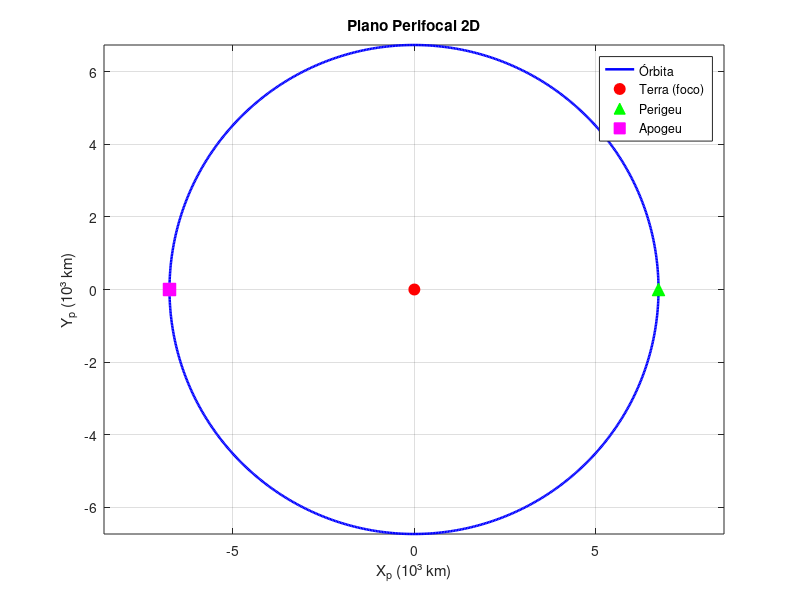
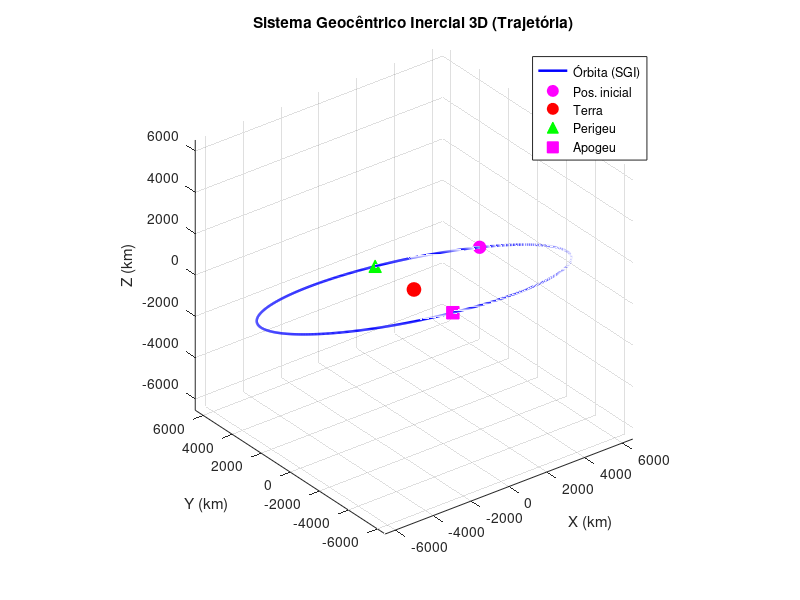
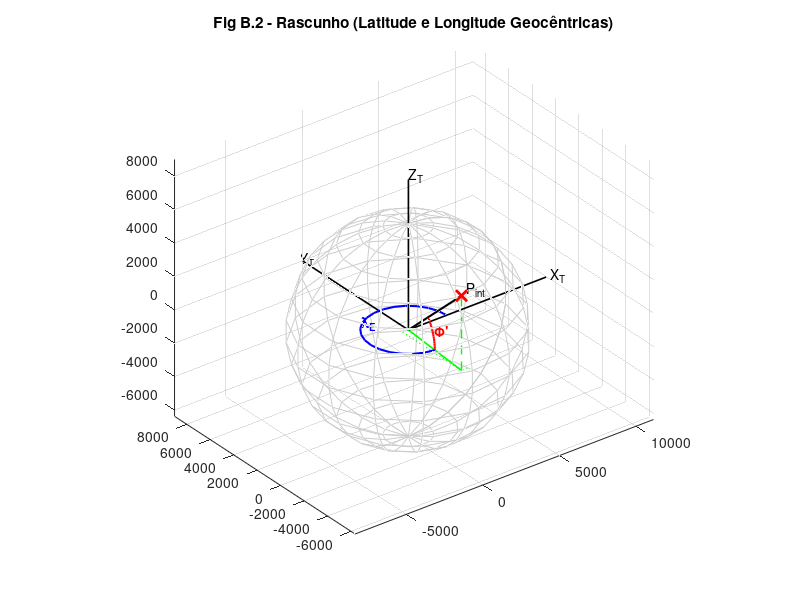
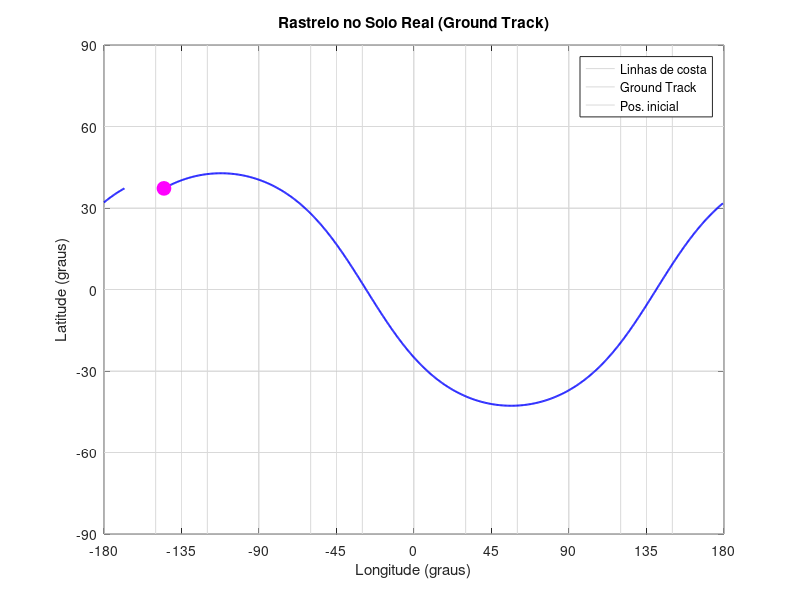

Write MATLAB code to recreate these figures, in order.
clear; clc; close all;

% =========================================================================
% 1. DADOS DE ENTRADA E CONSTANTES
% =========================================================================

% TODO: revisar - dados abaixo eram de rascunho/teste anterior (verificar origem)
% r = [8228 389 6888];      % Posição inicial (km)
% v = [-0.7 6.6 -0.6];      % Velocidade inicial (km/s)

% Dados do enunciado (problema2-gnc.profGil.pdf)
r = [-375.12842 -5011.13118 4469.62763];  % Posição inicial (km)
v = [7.471975   -1.529935   -1.077989];   % Velocidade inicial (km/s)

mi          = 3.986e5;          % Parâmetro gravitacional da Terra (km^3/s^2)
Raio_T      = 6378.137;         % Raio equatorial da Terra (km)
omega_terra = 7.292115e-5;      % Velocidade angular da Terra (rad/s)

norm_r = norm(r);
norm_v = norm(v);

% =========================================================================
% 2. ELEMENTOS ORBITAIS CLÁSSICOS (EOC / COE)
% =========================================================================
epsilon = (norm_v^2 / 2) - (mi / norm_r);   % Energia específica (km^2/s^2)
a       = -mi / (2 * epsilon);               % Semieixo maior (km)

exc       = (1/mi) * ((norm_v^2 - mi/norm_r) * r - dot(r, v) * v);  % Vetor excentricidade
norma_exc = norm(exc);                       % Excentricidade (adimensional)

h     = cross(r, v);                         % Momento angular específico (km^2/s)
h_mag = norm(h);
p     = h_mag^2 / mi;                        % Semi-latus rectum (km)

K     = [0 0 1];
inc   = acosd(dot(K, h) / h_mag);           % Inclinação (graus)

n     = cross(K, h);                         % Vetor nó ascendente
i_vec = [1 0 0];

% RAAN (Ascensão Reta do Nó Ascendente)
ARNA = acosd(dot(i_vec, n) / norm(n));
if n(2) < 0, ARNA = 360.0 - ARNA; end

% Argumento do Perigeu (omega)
OMEGA = acosd(dot(n, exc) / (norm(n) * norma_exc));
if exc(3) < 0, OMEGA = 360.0 - OMEGA; end

% Anomalia Verdadeira inicial
NI = acosd(dot(exc, r) / (norma_exc * norm_r));
if dot(r, v) < 0, NI = 360.0 - NI; end

% Grandezas derivadas
rp  = p / (1 + norma_exc);             % Raio do perigeu (km)
ra  = p / (1 - norma_exc);             % Raio do apogeu (km)
n_medio = sqrt(mi / a^3);              % Movimento médio (rad/s)
T   = 2 * pi / n_medio;               % Período orbital (s)

% =========================================================================
% 3. IMPRESSÃO DOS EOC NO COMMAND WINDOW (Item 1 do enunciado)
% =========================================================================
fprintf('\n==========================================================\n');
fprintf('       ELEMENTOS ORBITAIS CLÁSSICOS (EOC)\n');
fprintf('==========================================================\n');
fprintf('  Semieixo maior           a   = %12.4f  km\n',   a);
fprintf('  Excentricidade           e   = %12.6f\n',       norma_exc);
fprintf('  Inclinação               i   = %12.4f  graus\n',inc);
fprintf('  RAAN (Omega maiúsculo)   Ω   = %12.4f  graus\n',ARNA);
fprintf('  Arg. do Perigeu          ω   = %12.4f  graus\n',OMEGA);
fprintf('  Anomalia Verdadeira ini. ν₀  = %12.4f  graus\n',NI);
fprintf('----------------------------------------------------------\n');
fprintf('  Semi-latus rectum        p   = %12.4f  km\n',   p);
fprintf('  Raio do perigeu          rp  = %12.4f  km\n',   rp);
fprintf('  Raio do apogeu           ra  = %12.4f  km\n',   ra);
fprintf('  Alt. perigeu (aprox.)        = %12.4f  km\n',   rp - Raio_T);
fprintf('  Alt. apogeu  (aprox.)        = %12.4f  km\n',   ra - Raio_T);
fprintf('  Período orbital          T   = %12.2f  s\n',    T);
fprintf('  Momento angular          |h| = %12.4f  km²/s\n',h_mag);
fprintf('==========================================================\n\n');

% =========================================================================
% 4. GERAÇÃO DA ÓRBITA NO PLANO PERIFOCAL
% =========================================================================
ni_vetor = linspace(0, 2*pi, 1000);
r_polar  = p ./ (1 + norma_exc * cos(ni_vetor));

% Coordenadas no plano orbital (X_perifocal, Y_perifocal)
Ppolar = [r_polar .* cos(ni_vetor); r_polar .* sin(ni_vetor); zeros(1, length(ni_vetor))];

% Pontos especiais: perigeu (ni=0) e apogeu (ni=pi)
r_perigeu = p / (1 + norma_exc);
r_apogeu  = p / (1 - norma_exc);
P_perigeu = [r_perigeu; 0; 0];
P_apogeu  = [-r_apogeu; 0; 0];

% =========================================================================
% 5. ROTAÇÃO DO PLANO PERIFOCAL PARA O SGI (Inercial)
% =========================================================================
% Matrizes de rotação padrão (Perifocal -> Inercial)
R_ARNA  = [cosd(ARNA) -sind(ARNA) 0; sind(ARNA) cosd(ARNA) 0; 0 0 1];
R_inc   = [1 0 0; 0 cosd(inc) -sind(inc); 0 sind(inc) cosd(inc)];
R_omega = [cosd(OMEGA) -sind(OMEGA) 0; sind(OMEGA) cosd(OMEGA) 0; 0 0 1];

% Matriz de transformação combinada (verificado numericamente: correta)
Q = R_ARNA * R_inc * R_omega;

% Órbita completa em SGI
Pxyz = Q * Ppolar;
rx   = Pxyz(1, :);
ry   = Pxyz(2, :);
rz   = Pxyz(3, :);

% Perigeu e apogeu em SGI
sgi_perigeu = Q * P_perigeu;
sgi_apogeu  = Q * P_apogeu;

% =========================================================================
% 6. CÁLCULO DE LATITUDE E LONGITUDE (C/ ROTAÇÃO DA TERRA)
% =========================================================================
lat = atan2d(rz, sqrt(rx.^2 + ry.^2));

% Tempo de voo desde o perigeu para cada ponto (Equação de Kepler)
E_vetor = 2 * atan(sqrt((1 - norma_exc)/(1 + norma_exc)) * tan(ni_vetor/2));
M_vetor = E_vetor - norma_exc * sin(E_vetor);
t       = M_vetor / n_medio;
t(t < 0) = t(t < 0) + 2*pi/n_medio;   % Ajuste de tempo negativo

% TODO: revisar - longitude estava em [0, 360]; ajustado para [-180, 180] para
%                 compatibilidade com mapas padrão (mapa-mundi)
% lon = atan2d(ry, rx) - rad2deg(omega_terra * t);
% lon = mod(lon, 360);   % TODO: revisar - mod para [0,360] causava artefato visual

lon = atan2d(ry, rx) - rad2deg(omega_terra * t);
lon = mod(lon + 180, 360) - 180;   % Intervalo [-180°, 180°]

% Tratar descontinuidades de longitude para plotagem contínua
% Inserir NaN onde o salto é maior que 180° (wrap-around do mapa)
dlon       = abs(diff(lon));
idx_breaks = find(dlon > 180);
lon_plot   = lon;
lat_plot   = lat;
lon_plot(idx_breaks) = NaN;
lat_plot(idx_breaks) = NaN;

% =========================================================================
% 7. GRÁFICOS
% =========================================================================

% --- Gráfico 1: Plano 2D Perifocal ---
figure(1);
plot(Ppolar(1,:)/1e3, Ppolar(2,:)/1e3, 'b-', 'LineWidth', 1.8); hold on; grid on; axis equal;
plot(0, 0, 'ro', 'MarkerSize', 8, 'MarkerFaceColor', 'r');           % Terra (foco)
plot(P_perigeu(1)/1e3, P_perigeu(2)/1e3, 'g^', 'MarkerSize', 9, 'MarkerFaceColor', 'g'); % Perigeu
plot(P_apogeu(1)/1e3,  P_apogeu(2)/1e3,  'ms',  'MarkerSize', 9, 'MarkerFaceColor', 'm'); % Apogeu
legend('Órbita', 'Terra (foco)', 'Perigeu', 'Apogeu', 'Location', 'best');
title('Plano Perifocal 2D');
xlabel('X_p (10³ km)'); ylabel('Y_p (10³ km)');
hold off;

% --- Gráfico 2: Órbita em 3D (SGI) ---
figure(2);
plot3(rx, ry, rz, 'b-', 'LineWidth', 1.8); hold on; grid on; axis equal; view(3);
plot3(r(1), r(2), r(3), 'mo', 'MarkerSize', 9, 'MarkerFaceColor', 'm');          % Posição inicial
plot3(0, 0, 0, 'ro', 'MarkerSize', 10, 'MarkerFaceColor', 'r');                  % Terra
plot3(sgi_perigeu(1), sgi_perigeu(2), sgi_perigeu(3), 'g^', ...
      'MarkerSize', 9, 'MarkerFaceColor', 'g');                                   % Perigeu
plot3(sgi_apogeu(1),  sgi_apogeu(2),  sgi_apogeu(3),  'ms', ...
      'MarkerSize', 9, 'MarkerFaceColor', 'm');                                    % Apogeu
legend('Órbita (SGI)', 'Pos. inicial', 'Terra', 'Perigeu', 'Apogeu', 'Location', 'best');
title('Sistema Geocêntrico Inercial 3D (Trajetória)');
xlabel('X (km)'); ylabel('Y (km)'); zlabel('Z (km)');
hold off;

% --- Gráfico 3: Rascunho do Sistema Cartesiano Terrestre (Fig. B.2 do Apêndice) ---
figure(3);
hold on; grid on; axis equal; view(3);

% Esfera simplificada para representar a Terra
[X_esf, Y_esf, Z_esf] = sphere(15);
mesh(X_esf*Raio_T, Y_esf*Raio_T, Z_esf*Raio_T, 'EdgeColor', [0.8 0.8 0.8], 'FaceColor', 'none');

% Eixos coordenados fixos
max_ax = 9000;
plot3([0 max_ax], [0 0], [0 0], 'k', 'LineWidth', 1.2);
plot3([0 0], [0 max_ax], [0 0], 'k', 'LineWidth', 1.2);
plot3([0 0], [0 0], [0 max_ax], 'k', 'LineWidth', 1.2);
text(max_ax+300, 0, 0, 'X_T');
text(0, max_ax+300, 0, 'Y_T');
text(0, 0, max_ax+300, 'Z_T');

% Ponto inicial P_int e vetor posição
px = r(1); py = r(2); pz = r(3);
plot3([0 px], [0 py], [0 pz], 'k-', 'LineWidth', 1.5);
plot3(px, py, pz, 'rx', 'MarkerSize', 8, 'LineWidth', 2);
text(px+300, py, pz+300, 'P_{int}');

% Linhas de projeção geométrica
plot3([0 px], [0 py], [0 0], 'g-',  'LineWidth', 1.2);   % Projeção no plano XY
plot3([px px], [py py], [0 pz], 'g--', 'LineWidth', 1);  % Componente Z
plot3([px px], [0 py], [0 0], 'g:',  'LineWidth', 1);    % Linha paralela a Y
plot3([0 px], [py py], [0 0], 'g:',  'LineWidth', 1);    % Linha paralela a X

% Arcos indicativos de Latitude e Longitude
r_arco         = 2500;
lambda_E_rad   = atan2(py, px);
if lambda_E_rad < 0, lambda_E_rad = 2*pi + lambda_E_rad; end

theta_arc = linspace(0, lambda_E_rad, 20);
plot3(r_arco*cos(theta_arc), r_arco*sin(theta_arc), zeros(1,20), 'b-', 'LineWidth', 1.5);
text(r_arco*cos(lambda_E_rad/2)+200, r_arco*sin(lambda_E_rad/2)+200, 0, '\lambda_E', ...
     'Color', 'b', 'FontWeight', 'bold');

r_xy        = sqrt(px^2 + py^2);
phi_linha_rad = atan2(pz, r_xy);
phi_arc     = linspace(0, phi_linha_rad, 20);
plot3(r_arco*cos(phi_arc)*px/r_xy, r_arco*cos(phi_arc)*py/r_xy, r_arco*sin(phi_arc), ...
      'r-', 'LineWidth', 1.5);
text(r_arco*px/r_xy, r_arco*py/r_xy, r_arco*sin(phi_linha_rad/2)+300, '\Phi''', ...
     'Color', 'r', 'FontWeight', 'bold');

title('Fig B.2 - Rascunho (Latitude e Longitude Geocêntricas)');
hold off;

% --- Gráfico 4: Rastreio no Solo (Ground Track) ---
figure(4);

% Mapa de fundo: linhas de costa (disponível no MATLAB base)
if exist('coastlines', 'file') || exist('coast', 'file')
    try
        load coastlines;           % Variáveis: coastlat, coastlon
        plot(coastlon, coastlat, 'k-', 'LineWidth', 0.6);
    catch
        % fallback: sem mapa
    end
else
    % Alternativa sem Mapping Toolbox: grade simples de referência
    [lon_g, lat_g] = meshgrid(-180:30:180, -90:30:90);
    plot(lon_g', lat_g', 'Color', [0.85 0.85 0.85], 'LineWidth', 0.5); hold on;
    plot(lon_g,  lat_g,  'Color', [0.85 0.85 0.85], 'LineWidth', 0.5);
end
hold on; grid on;

% Ground track (linha contínua, com NaN nas descontinuidades)
% TODO: revisar - antes era plot com pontos '.'; agora usa linha com NaN nos saltos
% plot(lon, lat, 'b.', 'MarkerSize', 6);
plot(lon_plot, lat_plot, 'b-', 'LineWidth', 1.4);

% Ponto inicial
plot(lon(1), lat(1), 'mo', 'MarkerSize', 10, 'MarkerFaceColor', 'm');
legend('Linhas de costa', 'Ground Track', 'Pos. inicial', 'Location', 'best');

title('Rastreio no Solo Real (Ground Track)');
xlabel('Longitude (graus)'); ylabel('Latitude (graus)');

% TODO: revisar - eixo estava em [0, 360]; ajustado para [-180, 180]
% axis([0 360 -90 90]); xticks(0:45:360);
axis([-180 180 -90 90]);
xticks(-180:45:180);
yticks(-90:30:90);
hold off;
